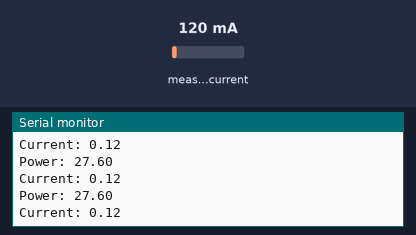
This sketch was run on a simulated Arduino Uno, built with avr-gcc and run on an emulated ATmega328P. Shown: the last lines printed to the serial monitor. The test bench sets the inputs (shaded band); at power-on: measured current 120 mA.

Above: at 1.2 s.
1.3 s: measured current set to 40 mA
At 1.58 s:
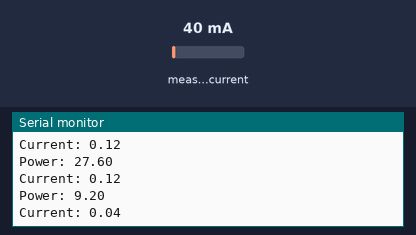
2.8 s: measured current set to 500 mA
At 2.84 s:
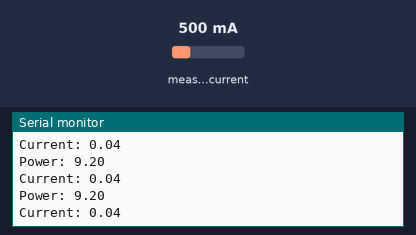
Timing chart, 0 to 5.8 s (numbered marks = the images above; inputs shaded):
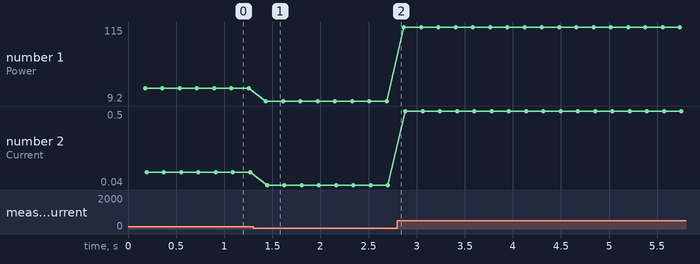

Measured:
- after the input at 1.3 s, the serial monitor: prints a new line after 0.13 s (image 1)
- plotted number 1: 27.6 → 9.2 after the input at 1.3 s, 9.2 → 115 after the input at 2.8 s
- plotted number 2: 0.12 → 0.04 after the input at 1.3 s, 0.04 → 0.5 after the input at 2.8 s

The sketch:

Current_Emon.ino
```cpp
#include "EmonLib.h"    // Include Emon Library
EnergyMonitor emon1;   // Create an instance

void setup()
{
  Serial.begin(9600);

  emon1.current(1, 111.1);             // Current: input pin, calibration.
}

void loop()
{
  double Irms = emon1.calcIrms(1480);  // Calculate Irms only
  Serial.print("Power: ");
  Serial.println(Irms*230.0);           // Apparent power
  // Serial.print(" ");
  Serial.print("Current: ");
  Serial.println(Irms);             // Irms
  Serial.println();
}
```
